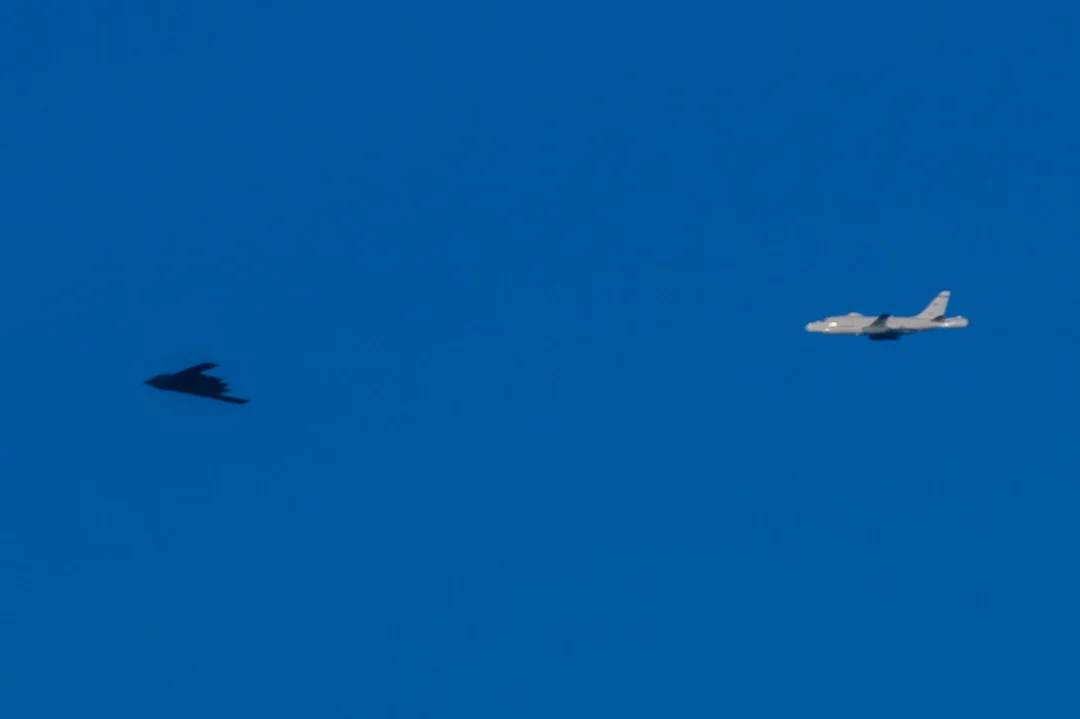
#> input picture poisson_image_editing/input/case10/source.png, 1080 x 719 px
$ python main.py
#> lines starting #> are read from the running program, lines starting #| are printed output that depends on the picture
### poisson_image_editing/generate_mask.py
import cv2
import numpy as np

def interactive_generate_mask(source_path, mask_save_path):
#> called with source_path = 'input/case10/source.png', mask_save_path = 'input/case10/mask.png'
    source = cv2.imread(source_path)
#> source is the input picture: shape (719, 1080, 3); mean B, G, R 158.3, 87.3, 1.3
    clone = source.copy()
    mask = np.zeros(source.shape[:2], dtype=np.uint8)
    points = []
    drawing = False

    # [22 lines left out: function draw_mask, not called in this run]

    cv2.namedWindow('Draw Mask')
    cv2.startWindowThread()

    cv2.setMouseCallback('Draw Mask', draw_mask)

    while True:
        cv2.imshow('Draw Mask', clone)
        cv2.imshow('Mask Preview', mask)
        key = cv2.waitKey(10) & 0xFF
#> (key q is pressed here)

        if key == ord('s'):
            cv2.imwrite(mask_save_path, mask)
            print(f"✅ 掩码已保存至 {mask_save_path}")
            break
        elif key == ord('r'):
            clone = source.copy()
            mask[:] = 0
            print("🔁 重置绘制")
        elif key == ord('q'):# Ctrl+q的ASCII码
            print("❌ 用户取消绘制")
            break

    cv2.destroyAllWindows()

### poisson_image_editing/main.py
import cv2               # 导入 OpenCV 库（用于图像处理）
import os
import numpy as np       # 导入 NumPy 库（用于数值计算，图像数组处理）
#numpy数组：(H, W, i)：一个三元组，每个像素有i个通道（i=1表示只有亮度值，即灰度图像的三位表示；
#                                             (i=3表示BGR，即每个像素都有BGR三个通道
#          (H, W):一个二元组，表示灰色图像，可以升维为三元组
#imread读出来就是numpy数组，其shape属性的形式为三元组或者二元组
import errno
from glob import glob
import poisson
import generate_mask

extensions = ['.jpg', '.jpeg', '.png', '.PNG', '.JPG', '.gif', '.tiff', '.tif', '.raw', '.bmp']
SRC_FOLDER = "input"
OUT_FOLDER = "output"

# Collect all file routes with a specific prefix
def collect_files(prefix, extension_list=extensions):
    filenames = list(set([f for ext in extension_list for f in glob(prefix + '*' + ext)]))
    return filenames

subfolders = os.walk(SRC_FOLDER)
next(subfolders)

for dirpath, dirnames, fnames in subfolders:
    image_dir = os.path.split(dirpath)[-1]
    output_dir = os.path.join(OUT_FOLDER, image_dir)
    print("Processing input {i}...".format(i=image_dir))

    source_names = collect_files(os.path.join(dirpath, 'source'))
    target_names = collect_files(os.path.join(dirpath, 'target'))
    mask_names = collect_files(os.path.join(dirpath, 'mask'))

    if len(mask_names) == 0:
        print("⚠️ 未找到掩码，启动交互式掩码绘制界面...")
        mask_path = os.path.join(dirpath, 'mask.png')
        generate_mask.interactive_generate_mask(source_names[0], mask_path)
        mask_names = [mask_path]

    if not len(source_names) == len(target_names) == len(mask_names) == 1:
        print("ERROR" + "\n")
        continue

    source_img = cv2.imread(source_names[0], cv2.IMREAD_COLOR)
    target_img = cv2.imread(target_names[0], cv2.IMREAD_COLOR)
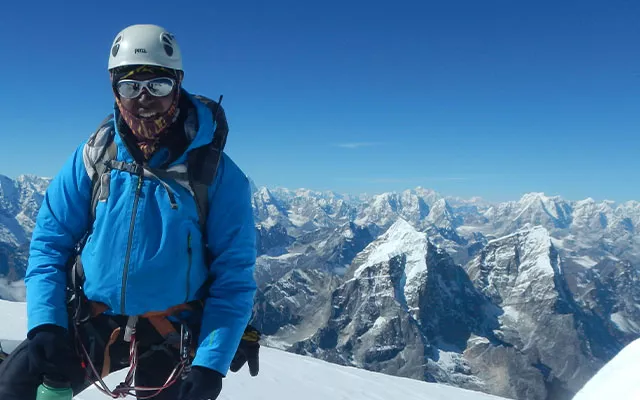
#> input picture poisson_image_editing/input/case10/target.png, 640 x 400 px
#> target_img is the input picture: shape (400, 640, 3); mean B, G, R 159.8, 119.1, 71.9
    mask_img = cv2.imread(mask_names[0], cv2.IMREAD_GRAYSCALE)

    mask = np.atleast_3d(mask_img).astype(np.float32)/255.0
#> mask = [nan]
    mask = (mask > 0.9).astype(np.float32)
#> mask = [0]
    mask = mask[:, :, 0]
     #debug:
    from PIL import Image

    Image.open(target_names[0])

    # ✅【新增】调整 source 和 mask 的大小以与 target 对齐
    if source_img.shape[:2] != target_img.shape[:2]:
        print("🔄 Resizing source and mask to match target size...")
        target_h, target_w = target_img.shape[:2]
#> target_h = 400; target_w = 640
        source_img = cv2.resize(source_img, (target_w, target_h), interpolation=cv2.INTER_LINEAR)
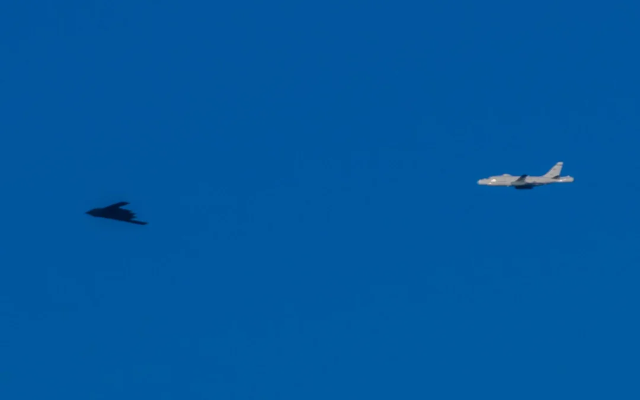
#> source_img: shape (400, 640, 3); mean B, G, R 158.3, 87.3, 1.3
        mask = cv2.resize(mask, (target_w, target_h), interpolation=cv2.INTER_NEAREST)
#> mask: shape (400, 640) float32; every value is 0

    # ✅【修改】按对齐后的尺寸提取掩码 patch 区域
    ys, xs = np.where(mask > 0)
#> ys = empty array; xs = empty array
    if len(ys) == 0 or len(xs) == 0:
        print("❌ 掩码为空，跳过该 case\n")
        continue

    top, bottom = np.min(ys), np.max(ys)
    left, right = np.min(xs), np.max(xs)
    padding = 10
    top = max(top - padding, 0)
    bottom = min(bottom + padding, source_img.shape[0] - 1)
    left = max(left - padding, 0)
    right = min(right + padding, source_img.shape[1] - 1)

    source_patch = source_img[top:bottom + 1, left:right + 1]
    target_patch = target_img[top:bottom + 1, left:right + 1]
    mask_patch = mask[top:bottom + 1, left:right + 1]

    channels = source_patch.shape[-1]
    result_patch = [poisson.process(source_patch[:, :, i], target_patch[:, :, i], mask_patch)
                    for i in range(channels)]
    result_patch = cv2.merge(result_patch)

    result = np.copy(target_img)
    result[top:bottom + 1, left:right + 1] = result_patch
    result = np.clip(result, 0, 255).astype(np.uint8)

    try:
        os.makedirs(output_dir)
    except OSError as exception:
        if exception.errno != errno.EEXIST:
            raise

    cv2.imwrite(os.path.join(output_dir, "result.png"), result)
    print("Finishing processing input{i}.".format(i=image_dir))
